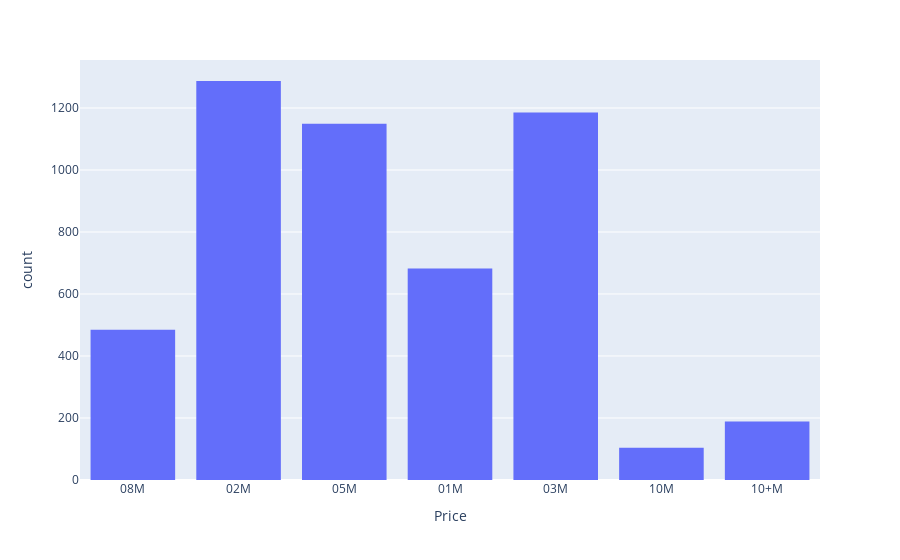

Notebook cell for this chart:
### Code cell
px.histogram(data_frame = df1 ,x="Price",nbins=12)

### Figure 1 — Plotly figure (JSON) as saved in the notebook; plotly's stock layout.template omitted (floating-point values rounded to 4 significant figures; data arrays with more than 128 entries replaced by an {"elided": "..."} marker saying what was removed)
{"data": [{"alignmentgroup": "True", "bingroup": "x", "hovertemplate": "Price=%{x}<br>count=%{y}<extra></extra>", "legendgroup": "", "marker": {"color": "#636efa", "pattern": {"shape": ""}}, "name": "", "nbinsx": 12, "offsetgroup": "", "orientation": "v", "showlegend": false, "type": "histogram", "x": {"elided": "5081 str values"}, "xaxis": "x", "yaxis": "y"}], "layout": {"barmode": "relative", "legend": {"tracegroupgap": 0}, "margin": {"t": 60}, "xaxis": {"anchor": "y", "domain": [0, 1], "title": {"text": "Price"}}, "yaxis": {"anchor": "x", "domain": [0, 1], "title": {"text": "count"}}}}
